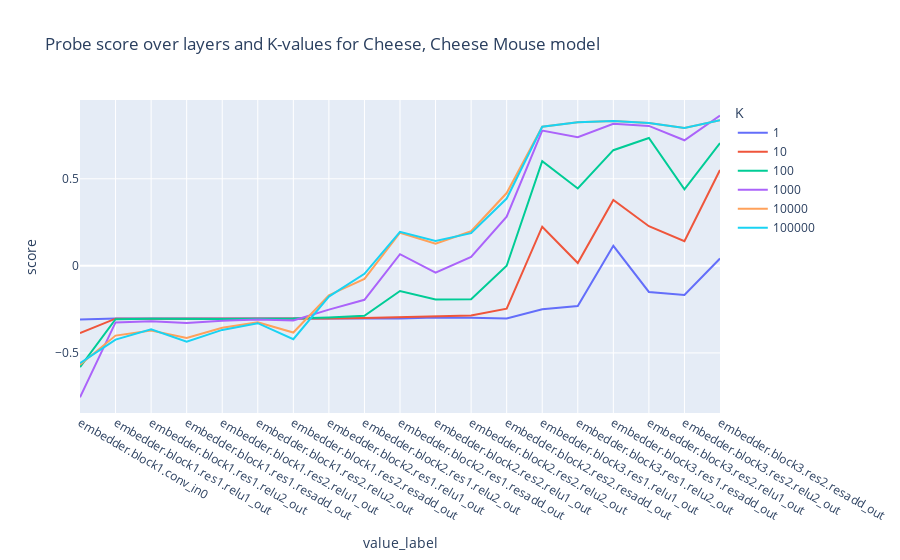
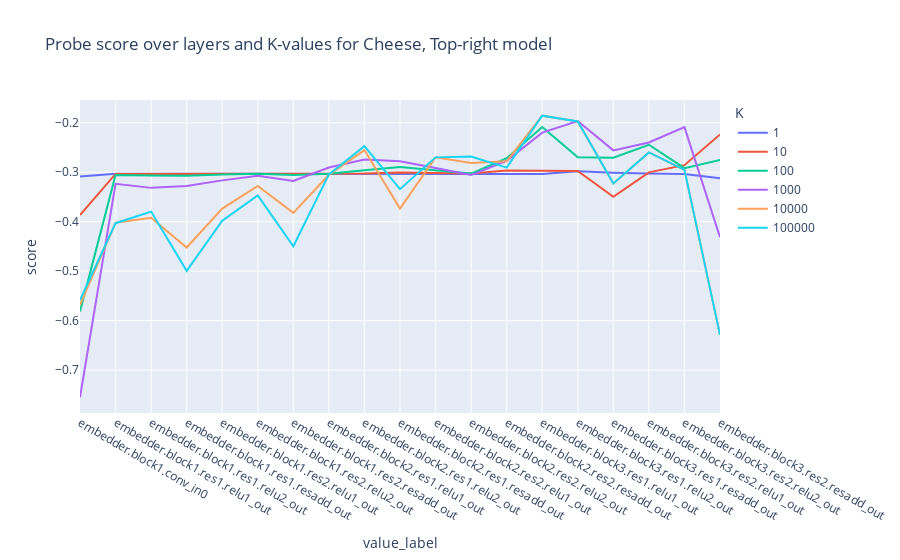

The cell these charts' notebook holds for them, in order:
### Code cell
cheese_pos_x = cheese_pos.x.values.astype(float)
cheese_pos_y = cheese_pos.y.values.astype(float)
# mouse_pos_x = mouse_pos.x.values.astype(float)
# mouse_pos_y = mouse_pos.y.values.astype(float)
#top_right_pos_x = top_right_pos.x.values.astype(float)


index_nums = np.array([1, 10, 100, 1000, 10000, 100000])

obj_pos = cheese_pos_y
hook_to_use = hook1
obj_pos_name = 'cheese_pos_y'
model_name = '1-Mouse'

results, _ = cpr.sparse_linear_probe(hook1, values_to_store, obj_pos, model_type='ridge',
    index_nums = index_nums, random_state=42, max_iter=10000, alpha=100.)

plot_sparse_probe_scores(results, obj_pos, index_nums, 
    f'Probe score over layers and K-values for Cheese, Cheese Mouse model',
    include_limits=False)

results, _ = cpr.sparse_linear_probe(hook2, values_to_store, obj_pos, model_type='ridge',
    index_nums = index_nums, random_state=42, max_iter=10000, alpha=100.)

plot_sparse_probe_scores(results, obj_pos, index_nums, 
    f'Probe score over layers and K-values for Cheese, Top-right model',
    include_limits=False)

### Figure 1 — Plotly figure (JSON) as saved in the notebook; plotly's stock layout.template omitted (floating-point values rounded to 4 significant figures)
{"data": [{"hovertemplate": "K=1<br>value_label=%{x}<br>score=%{y}<extra></extra>", "legendgroup": "1", "line": {"color": "#636efa", "dash": "solid"}, "marker": {"symbol": "circle"}, "mode": "lines", "name": "1", "orientation": "v", "showlegend": true, "type": "scatter", "x": ["embedder.block1.conv_in0", "embedder.block1.res1.relu1_out", "embedder.block1.res1.relu2_out", "embedder.block1.res1.resadd_out", "embedder.block1.res2.relu1_out", "embedder.block1.res2.relu2_out", "embedder.block1.res2.resadd_out", "embedder.block2.res1.relu1_out", "embedder.block2.res1.relu2_out", "embedder.block2.res1.resadd_out", "embedder.block2.res2.relu1_out", "embedder.block2.res2.relu2_out", "embedder.block2.res2.resadd_out", "embedder.block3.res1.relu1_out", "embedder.block3.res1.relu2_out", "embedder.block3.res1.resadd_out", "embedder.block3.res2.relu1_out", "embedder.block3.res2.relu2_out", "embedder.block3.res2.resadd_out"], "xaxis": "x", "y": [-0.3083, -0.3029, -0.3029, -0.3029, -0.3029, -0.3029, -0.3029, -0.3025, -0.3029, -0.3027, -0.2967, -0.2976, -0.3028, -0.2498, -0.2309, 0.1152, -0.1496, -0.1677, 0.04203], "yaxis": "y"}, {"hovertemplate": "K=10<br>value_label=%{x}<br>score=%{y}<extra></extra>", "legendgroup": "10", "line": {"color": "#EF553B", "dash": "solid"}, "marker": {"symbol": "circle"}, "mode": "lines", "name": "10", "orientation": "v", "showlegend": true, "type": "scatter", "x": ["embedder.block1.conv_in0", "embedder.block1.res1.relu1_out", "embedder.block1.res1.relu2_out", "embedder.block1.res1.resadd_out", "embedder.block1.res2.relu1_out", "embedder.block1.res2.relu2_out", "embedder.block1.res2.resadd_out", "embedder.block2.res1.relu1_out", "embedder.block2.res1.relu2_out", "embedder.block2.res1.resadd_out", "embedder.block2.res2.relu1_out", "embedder.block2.res2.relu2_out", "embedder.block2.res2.resadd_out", "embedder.block3.res1.relu1_out", "embedder.block3.res1.relu2_out", "embedder.block3.res1.resadd_out", "embedder.block3.res2.relu1_out", "embedder.block3.res2.relu2_out", "embedder.block3.res2.resadd_out"], "xaxis": "x", "y": [-0.3864, -0.3031, -0.3034, -0.3037, -0.3027, -0.303, -0.3029, -0.3024, -0.3001, -0.2955, -0.2867, -0.2849, -0.2459, 0.225, 0.01651, 0.3788, 0.2277, 0.1419, 0.5509], "yaxis": "y"}, {"hovertemplate": "K=100<br>value_label=%{x}<br>score=%{y}<extra></extra>", "legendgroup": "100", "line": {"color": "#00cc96", "dash": "solid"}, "marker": {"symbol": "circle"}, "mode": "lines", "name": "100", "orientation": "v", "showlegend": true, "type": "scatter", "x": ["embedder.block1.conv_in0", "embedder.block1.res1.relu1_out", "embedder.block1.res1.relu2_out", "embedder.block1.res1.resadd_out", "embedder.block1.res2.relu1_out", "embedder.block1.res2.relu2_out", "embedder.block1.res2.resadd_out", "embedder.block2.res1.relu1_out", "embedder.block2.res1.relu2_out", "embedder.block2.res1.resadd_out", "embedder.block2.res2.relu1_out", "embedder.block2.res2.relu2_out", "embedder.block2.res2.resadd_out", "embedder.block3.res1.relu1_out", "embedder.block3.res1.relu2_out", "embedder.block3.res1.resadd_out", "embedder.block3.res2.relu1_out", "embedder.block3.res2.relu2_out", "embedder.block3.res2.resadd_out"], "xaxis": "x", "y": [-0.5815, -0.3067, -0.3042, -0.3065, -0.3055, -0.304, -0.3023, -0.2961, -0.2865, -0.1442, -0.1925, -0.1912, 0.0005413, 0.6013, 0.4447, 0.6644, 0.7348, 0.4398, 0.705], "yaxis": "y"}, {"hovertemplate": "K=1000<br>value_label=%{x}<br>score=%{y}<extra></extra>", "legendgroup": "1000", "line": {"color": "#ab63fa", "dash": "solid"}, "marker": {"symbol": "circle"}, "mode": "lines", "name": "1000", "orientation": "v", "showlegend": true, "type": "scatter", "x": ["embedder.block1.conv_in0", "embedder.block1.res1.relu1_out", "embedder.block1.res1.relu2_out", "embedder.block1.res1.resadd_out", "embedder.block1.res2.relu1_out", "embedder.block1.res2.relu2_out", "embedder.block1.res2.resadd_out", "embedder.block2.res1.relu1_out", "embedder.block2.res1.relu2_out", "embedder.block2.res1.resadd_out", "embedder.block2.res2.relu1_out", "embedder.block2.res2.relu2_out", "embedder.block2.res2.resadd_out", "embedder.block3.res1.relu1_out", "embedder.block3.res1.relu2_out", "embedder.block3.res1.resadd_out", "embedder.block3.res2.relu1_out", "embedder.block3.res2.relu2_out", "embedder.block3.res2.resadd_out"], "xaxis": "x", "y": [-0.7552, -0.3248, -0.3188, -0.3283, -0.3156, -0.3088, -0.3139, -0.2512, -0.1948, 0.06681, -0.03865, 0.05194, 0.283, 0.7767, 0.7384, 0.8162, 0.8039, 0.7214, 0.8627], "yaxis": "y"}, {"hovertemplate": "K=10000<br>value_label=%{x}<br>score=%{y}<extra></extra>", "legendgroup": "10000", "line": {"color": "#FFA15A", "dash": "solid"}, "marker": {"symbol": "circle"}, "mode": "lines", "name": "10000", "orientation": "v", "showlegend": true, "type": "scatter", "x": ["embedder.block1.conv_in0", "embedder.block1.res1.relu1_out", "embedder.block1.res1.relu2_out", "embedder.block1.res1.resadd_out", "embedder.block1.res2.relu1_out", "embedder.block1.res2.relu2_out", "embedder.block1.res2.resadd_out", "embedder.block2.res1.relu1_out", "embedder.block2.res1.relu2_out", "embedder.block2.res1.resadd_out", "embedder.block2.res2.relu1_out", "embedder.block2.res2.relu2_out", "embedder.block2.res2.resadd_out", "embedder.block3.res1.relu1_out", "embedder.block3.res1.relu2_out", "embedder.block3.res1.resadd_out", "embedder.block3.res2.relu1_out", "embedder.block3.res2.relu2_out", "embedder.block3.res2.resadd_out"], "xaxis": "x", "y": [-0.5679, -0.4005, -0.3712, -0.4139, -0.3553, -0.3246, -0.3827, -0.1685, -0.0745, 0.1902, 0.1268, 0.1985, 0.4182, 0.799, 0.8244, 0.8318, 0.8198, 0.7914, 0.8367], "yaxis": "y"}, {"hovertemplate": "K=100000<br>value_label=%{x}<br>score=%{y}<extra></extra>", "legendgroup": "100000", "line": {"color": "#19d3f3", "dash": "solid"}, "marker": {"symbol": "circle"}, "mode": "lines", "name": "100000", "orientation": "v", "showlegend": true, "type": "scatter", "x": ["embedder.block1.conv_in0", "embedder.block1.res1.relu1_out", "embedder.block1.res1.relu2_out", "embedder.block1.res1.resadd_out", "embedder.block1.res2.relu1_out", "embedder.block1.res2.relu2_out", "embedder.block1.res2.resadd_out", "embedder.block2.res1.relu1_out", "embedder.block2.res1.relu2_out", "embedder.block2.res1.resadd_out", "embedder.block2.res2.relu1_out", "embedder.block2.res2.relu2_out", "embedder.block2.res2.resadd_out", "embedder.block3.res1.relu1_out", "embedder.block3.res1.relu2_out", "embedder.block3.res1.resadd_out", "embedder.block3.res2.relu1_out", "embedder.block3.res2.relu2_out", "embedder.block3.res2.resadd_out"], "xaxis": "x", "y": [-0.5586, -0.4232, -0.3645, -0.4351, -0.3679, -0.3291, -0.4213, -0.1765, -0.04576, 0.1957, 0.143, 0.1877, 0.3865, 0.799, 0.8244, 0.8318, 0.8198, 0.7914, 0.8367], "yaxis": "y"}], "layout": {"legend": {"title": {"text": "K"}, "tracegroupgap": 0}, "title": {"text": "Probe score over layers and K-values for Cheese, Cheese Mouse model"}, "xaxis": {"anchor": "y", "domain": [0, 1], "title": {"text": "value_label"}}, "yaxis": {"anchor": "x", "domain": [0, 1], "title": {"text": "score"}}}}

### Figure 2 — Plotly figure (JSON) as saved in the notebook; plotly's stock layout.template omitted (floating-point values rounded to 4 significant figures)
{"data": [{"hovertemplate": "K=1<br>value_label=%{x}<br>score=%{y}<extra></extra>", "legendgroup": "1", "line": {"color": "#636efa", "dash": "solid"}, "marker": {"symbol": "circle"}, "mode": "lines", "name": "1", "orientation": "v", "showlegend": true, "type": "scatter", "x": ["embedder.block1.conv_in0", "embedder.block1.res1.relu1_out", "embedder.block1.res1.relu2_out", "embedder.block1.res1.resadd_out", "embedder.block1.res2.relu1_out", "embedder.block1.res2.relu2_out", "embedder.block1.res2.resadd_out", "embedder.block2.res1.relu1_out", "embedder.block2.res1.relu2_out", "embedder.block2.res1.resadd_out", "embedder.block2.res2.relu1_out", "embedder.block2.res2.relu2_out", "embedder.block2.res2.resadd_out", "embedder.block3.res1.relu1_out", "embedder.block3.res1.relu2_out", "embedder.block3.res1.resadd_out", "embedder.block3.res2.relu1_out", "embedder.block3.res2.relu2_out", "embedder.block3.res2.resadd_out"], "xaxis": "x", "y": [-0.3083, -0.3028, -0.3029, -0.3029, -0.3029, -0.3029, -0.3028, -0.3026, -0.3025, -0.3026, -0.3028, -0.3029, -0.3025, -0.3036, -0.298, -0.3009, -0.3023, -0.3033, -0.312], "yaxis": "y"}, {"hovertemplate": "K=10<br>value_label=%{x}<br>score=%{y}<extra></extra>", "legendgroup": "10", "line": {"color": "#EF553B", "dash": "solid"}, "marker": {"symbol": "circle"}, "mode": "lines", "name": "10", "orientation": "v", "showlegend": true, "type": "scatter", "x": ["embedder.block1.conv_in0", "embedder.block1.res1.relu1_out", "embedder.block1.res1.relu2_out", "embedder.block1.res1.resadd_out", "embedder.block1.res2.relu1_out", "embedder.block1.res2.relu2_out", "embedder.block1.res2.resadd_out", "embedder.block2.res1.relu1_out", "embedder.block2.res1.relu2_out", "embedder.block2.res1.resadd_out", "embedder.block2.res2.relu1_out", "embedder.block2.res2.relu2_out", "embedder.block2.res2.resadd_out", "embedder.block3.res1.relu1_out", "embedder.block3.res1.relu2_out", "embedder.block3.res1.resadd_out", "embedder.block3.res2.relu1_out", "embedder.block3.res2.relu2_out", "embedder.block3.res2.resadd_out"], "xaxis": "x", "y": [-0.3864, -0.3034, -0.3033, -0.3038, -0.3031, -0.3029, -0.303, -0.3031, -0.3024, -0.3006, -0.3017, -0.3024, -0.2962, -0.2973, -0.2974, -0.3497, -0.3002, -0.2856, -0.2234], "yaxis": "y"}, {"hovertemplate": "K=100<br>value_label=%{x}<br>score=%{y}<extra></extra>", "legendgroup": "100", "line": {"color": "#00cc96", "dash": "solid"}, "marker": {"symbol": "circle"}, "mode": "lines", "name": "100", "orientation": "v", "showlegend": true, "type": "scatter", "x": ["embedder.block1.conv_in0", "embedder.block1.res1.relu1_out", "embedder.block1.res1.relu2_out", "embedder.block1.res1.resadd_out", "embedder.block1.res2.relu1_out", "embedder.block1.res2.relu2_out", "embedder.block1.res2.resadd_out", "embedder.block2.res1.relu1_out", "embedder.block2.res1.relu2_out", "embedder.block2.res1.resadd_out", "embedder.block2.res2.relu1_out", "embedder.block2.res2.relu2_out", "embedder.block2.res2.resadd_out", "embedder.block3.res1.relu1_out", "embedder.block3.res1.relu2_out", "embedder.block3.res1.resadd_out", "embedder.block3.res2.relu1_out", "embedder.block3.res2.relu2_out", "embedder.block3.res2.resadd_out"], "xaxis": "x", "y": [-0.5815, -0.3053, -0.3063, -0.3071, -0.3045, -0.3028, -0.3056, -0.3031, -0.2958, -0.2895, -0.2958, -0.3027, -0.2715, -0.2085, -0.2696, -0.2707, -0.2443, -0.2916, -0.2752], "yaxis": "y"}, {"hovertemplate": "K=1000<br>value_label=%{x}<br>score=%{y}<extra></extra>", "legendgroup": "1000", "line": {"color": "#ab63fa", "dash": "solid"}, "marker": {"symbol": "circle"}, "mode": "lines", "name": "1000", "orientation": "v", "showlegend": true, "type": "scatter", "x": ["embedder.block1.conv_in0", "embedder.block1.res1.relu1_out", "embedder.block1.res1.relu2_out", "embedder.block1.res1.resadd_out", "embedder.block1.res2.relu1_out", "embedder.block1.res2.relu2_out", "embedder.block1.res2.resadd_out", "embedder.block2.res1.relu1_out", "embedder.block2.res1.relu2_out", "embedder.block2.res1.resadd_out", "embedder.block2.res2.relu1_out", "embedder.block2.res2.relu2_out", "embedder.block2.res2.resadd_out", "embedder.block3.res1.relu1_out", "embedder.block3.res1.relu2_out", "embedder.block3.res1.resadd_out", "embedder.block3.res2.relu1_out", "embedder.block3.res2.relu2_out", "embedder.block3.res2.resadd_out"], "xaxis": "x", "y": [-0.7552, -0.3232, -0.3315, -0.3278, -0.3163, -0.3069, -0.3177, -0.2903, -0.2743, -0.2778, -0.2913, -0.3056, -0.2767, -0.2197, -0.1963, -0.2557, -0.2398, -0.2088, -0.4314], "yaxis": "y"}, {"hovertemplate": "K=10000<br>value_label=%{x}<br>score=%{y}<extra></extra>", "legendgroup": "10000", "line": {"color": "#FFA15A", "dash": "solid"}, "marker": {"symbol": "circle"}, "mode": "lines", "name": "10000", "orientation": "v", "showlegend": true, "type": "scatter", "x": ["embedder.block1.conv_in0", "embedder.block1.res1.relu1_out", "embedder.block1.res1.relu2_out", "embedder.block1.res1.resadd_out", "embedder.block1.res2.relu1_out", "embedder.block1.res2.relu2_out", "embedder.block1.res2.resadd_out", "embedder.block2.res1.relu1_out", "embedder.block2.res1.relu2_out", "embedder.block2.res1.resadd_out", "embedder.block2.res2.relu1_out", "embedder.block2.res2.relu2_out", "embedder.block2.res2.resadd_out", "embedder.block3.res1.relu1_out", "embedder.block3.res1.relu2_out", "embedder.block3.res1.resadd_out", "embedder.block3.res2.relu1_out", "embedder.block3.res2.relu2_out", "embedder.block3.res2.resadd_out"], "xaxis": "x", "y": [-0.5679, -0.4021, -0.392, -0.4521, -0.3734, -0.3274, -0.3819, -0.3052, -0.2551, -0.3733, -0.2697, -0.2814, -0.2778, -0.1854, -0.1973, -0.3225, -0.2597, -0.2951, -0.6289], "yaxis": "y"}, {"hovertemplate": "K=100000<br>value_label=%{x}<br>score=%{y}<extra></extra>", "legendgroup": "100000", "line": {"color": "#19d3f3", "dash": "solid"}, "marker": {"symbol": "circle"}, "mode": "lines", "name": "100000", "orientation": "v", "showlegend": true, "type": "scatter", "x": ["embedder.block1.conv_in0", "embedder.block1.res1.relu1_out", "embedder.block1.res1.relu2_out", "embedder.block1.res1.resadd_out", "embedder.block1.res2.relu1_out", "embedder.block1.res2.relu2_out", "embedder.block1.res2.resadd_out", "embedder.block2.res1.relu1_out", "embedder.block2.res1.relu2_out", "embedder.block2.res1.resadd_out", "embedder.block2.res2.relu1_out", "embedder.block2.res2.relu2_out", "embedder.block2.res2.resadd_out", "embedder.block3.res1.relu1_out", "embedder.block3.res1.relu2_out", "embedder.block3.res1.resadd_out", "embedder.block3.res2.relu1_out", "embedder.block3.res2.relu2_out", "embedder.block3.res2.resadd_out"], "xaxis": "x", "y": [-0.5586, -0.4029, -0.3795, -0.4993, -0.3978, -0.3468, -0.4497, -0.3043, -0.2471, -0.3341, -0.2698, -0.268, -0.2906, -0.1854, -0.1973, -0.3225, -0.2597, -0.2951, -0.6289], "yaxis": "y"}], "layout": {"legend": {"title": {"text": "K"}, "tracegroupgap": 0}, "title": {"text": "Probe score over layers and K-values for Cheese, Top-right model"}, "xaxis": {"anchor": "y", "domain": [0, 1], "title": {"text": "value_label"}}, "yaxis": {"anchor": "x", "domain": [0, 1], "title": {"text": "score"}}}}
